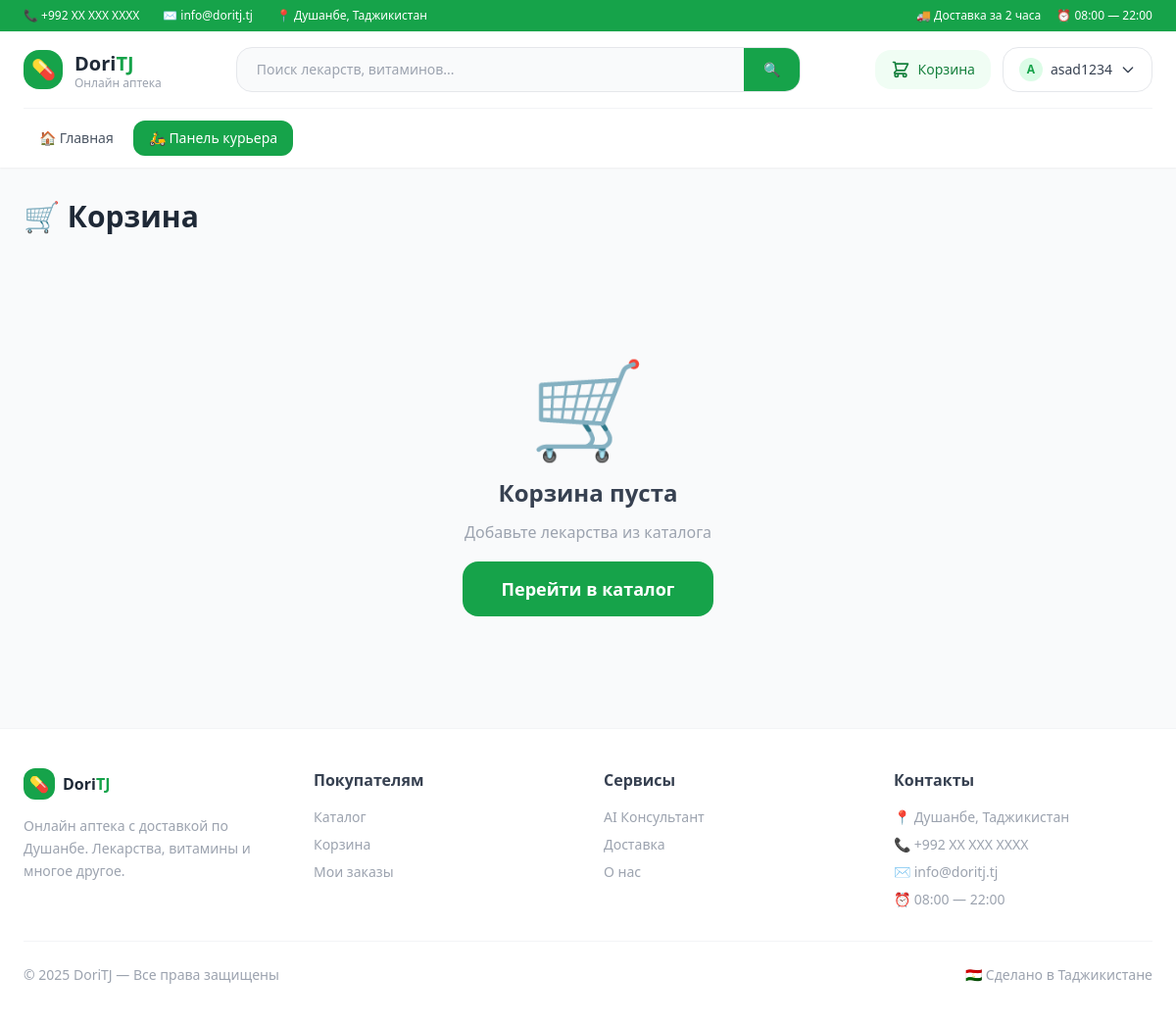
Before: /orders/cart/ (signed in) with the older database file.
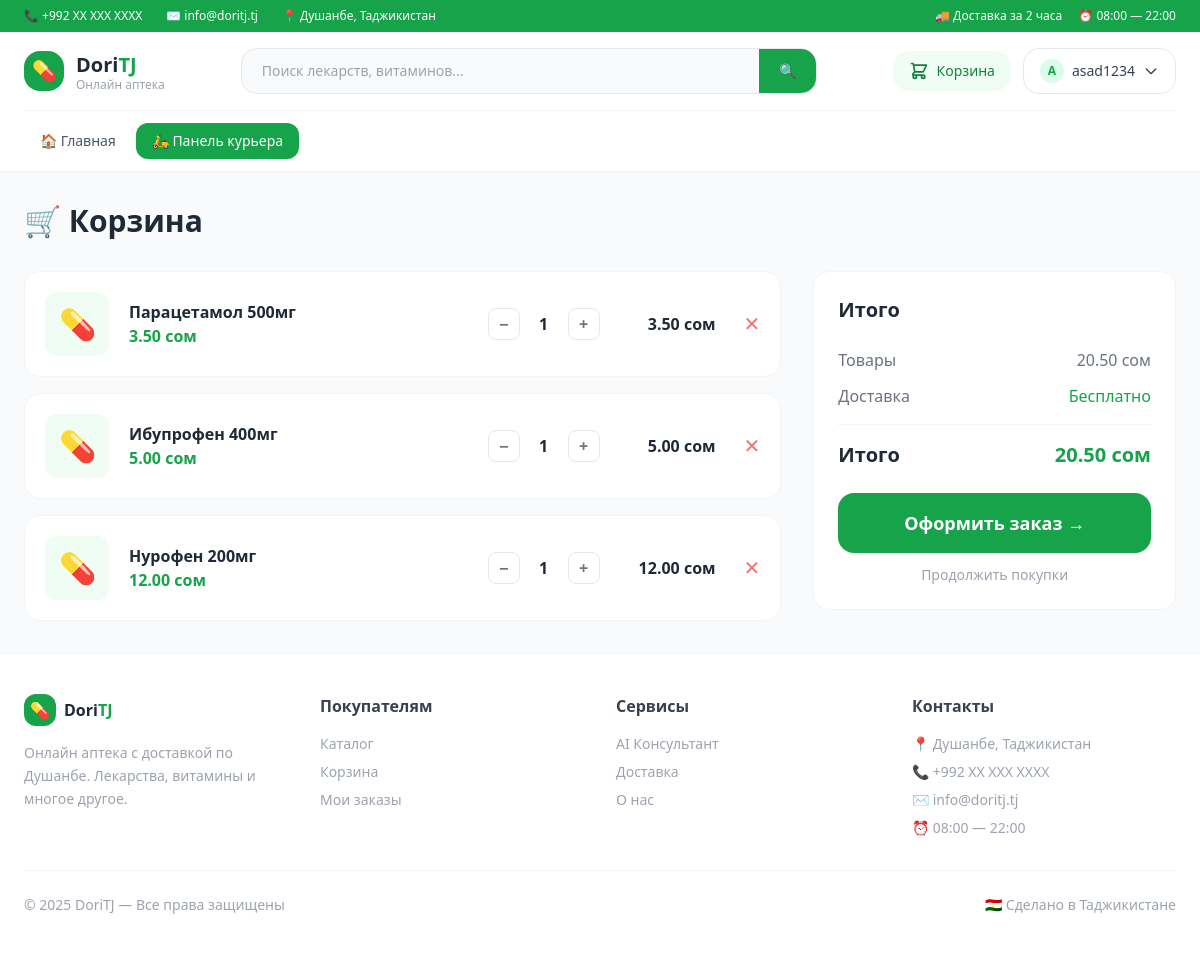
After: the same page with the newer database file.
### accounts/models.py (models this page shows, shortened)
class User(AbstractUser):
    phone = models.CharField(max_length=20, blank=True)
    address = models.TextField(blank=True)
    birth_date = models.DateField(null=True, blank=True)
    avatar = models.ImageField(upload_to='avatars/', blank=True)
    age = models.PositiveIntegerField(null=True, blank=True)
    is_courier = models.BooleanField(default=False)
    is_manager = models.BooleanField(default=False)

### orders/models.py (models this page shows)
class CartItem(models.Model):
    cart = models.ForeignKey(Cart, on_delete=models.CASCADE)
    product = models.ForeignKey(Product, on_delete=models.CASCADE)
    quantity = models.PositiveIntegerField(default=1)

### products/models.py (models this page shows, shortened)
class Product(models.Model):
    category = models.ForeignKey(Category, on_delete=models.CASCADE)
    manufacturer = models.ForeignKey(Manufacturer, on_delete=models.SET_NULL, null=True)
    name = models.CharField(max_length=200)
    description = models.TextField(blank=True)
    price = models.DecimalField(max_digits=10, decimal_places=2)
    stock = models.PositiveIntegerField(default=0)
    image = models.ImageField(upload_to='products/', blank=True, null=True)
    is_prescription = models.BooleanField(default=False)
    active_substance = models.CharField(max_length=200, blank=True)
    created_at = models.DateTimeField(auto_now_add=True)
    is_deleted = models.BooleanField(default=False)

### orders/views.py (the view)
# urls.py: path('cart/', views.cart_view, name='cart'),
@login_required
def cart_view(request):
    cart, _ = Cart.objects.get_or_create(user=request.user)
    items = CartItem.objects.filter(cart=cart).select_related('product')
    total = sum(item.product.price * item.quantity for item in items)
    return render(request, 'cart.html', {
        'items': items,
        'total': total
    })

### accounts/backend.py (called while the page is built)
    def get_user(self, user_id):
        try:
            return User.objects.get(pk=user_id)
        except User.DoesNotExist:
            return None

### templates/cart.html (shortened to what this page needs)
{% extends 'base.html' %}
{% block content %}
<h1 class="text-3xl font-bold text-gray-800 mb-8">🛒 Корзина</h1>
{% if items %}
<div class="grid md:grid-cols-3 gap-8">
    <div class="md:col-span-2 space-y-4">
        {% for item in items %}
        <div class="bg-white rounded-2xl border border-gray-100 p-5 flex items-center gap-5">
            <div class="bg-green-50 w-16 h-16 rounded-xl flex items-center justify-center text-3xl flex-shrink-0">
                {% if item.product.image %}
                    <img src="{{ item.product.image.url }}" class="w-full h-full object-cover rounded-xl">
                {% else %}💊{% endif %}
            </div>
            <div class="flex-1">
                <h3 class="font-semibold text-gray-800">{{ item.product.name }}</h3>
                <p class="text-green-600 font-bold">{{ item.product.price }} сом</p>
            </div>
            <form method="POST" action="/orders/cart/update/{{ item.pk }}/" class="flex items-center gap-2">
                <button type="submit" name="quantity" value="{{ item.quantity|add:"-1" }}"
                        class="w-8 h-8 rounded-lg border border-gray-200 text-gray-500 hover:border-green-400 hover:text-green-600 transition flex items-center justify-center font-bold">−</button>
                <span class="w-8 text-center font-bold">{{ item.quantity }}</span>
                <button type="submit" name="quantity" value="{{ item.quantity|add:"1" }}"
                        class="w-8 h-8 rounded-lg border border-gray-200 text-gray-500 hover:border-green-400 hover:text-green-600 transition flex items-center justify-center font-bold">+</button>
            </form>
            <p class="font-bold text-gray-800 w-24 text-right">{{ item.product.price }} сом</p>
            <a href="/orders/cart/remove/{{ item.pk }}/" class="text-red-400 hover:text-red-600 transition text-xl ml-2">✕</a>
        </div>
        {% endfor %}
    </div>
    <div class="bg-white rounded-2xl border border-gray-100 p-6 h-fit sticky top-24">
        <h2 class="text-xl font-bold text-gray-800 mb-6">Итого</h2>
        <div class="flex justify-between text-gray-500 mb-3">
            <span>Товары</span><span>{{ total }} сом</span>
        </div>
        <div class="flex justify-between text-gray-500 mb-3">
            <span>Доставка</span><span class="text-green-600">Бесплатно</span>
        </div>
        <div class="border-t border-gray-100 pt-4 mt-4 flex justify-between font-bold text-xl">
            <span>Итого</span><span class="text-green-600">{{ total }} сом</span>
        </div>
        <a href="/orders/checkout/"
           class="block w-full text-center bg-green-600 text-white font-bold py-4 rounded-2xl hover:bg-green-700 transition mt-6 text-lg">
            Оформить заказ →
        </a>
        <a href="/catalog/" class="block text-center text-gray-400 text-sm mt-3 hover:text-gray-600">Продолжить покупки</a>
    </div>
</div>
{% else %}
<div class="text-center py-24">
    <div class="text-8xl mb-6">🛒</div>
    <h2 class="text-2xl font-bold text-gray-700 mb-3">Корзина пуста</h2>
    <p class="text-gray-400 mb-8">Добавьте лекарства из каталога</p>
    <a href="/catalog/" class="bg-green-600 text-white font-bold px-10 py-4 rounded-2xl hover:bg-green-700 transition text-lg">Перейти в каталог</a>
</div>
{% endif %}
{% endblock %}

### templates/base.html (shortened to what this page needs)
<!DOCTYPE html>
<html lang="ru">
<head>
    <script src="https://cdn.tailwindcss.com"></script>
</head>
<body class="bg-gray-50 text-gray-800 min-h-screen flex flex-col">
<div class="bg-green-600 text-white text-xs py-2 px-6">
    <div class="max-w-7xl mx-auto flex items-center justify-between">
        <div class="flex items-center gap-6">
            <span>📞 +992 XX XXX XXXX</span>
            <span>✉️ info@doritj.tj</span>
            <span>📍 Душанбе, Таджикистан</span>
        </div>
        <div class="flex items-center gap-4">
            <span>🚚 Доставка за 2 часа</span>
            <span>⏰ 08:00 — 22:00</span>
        </div>
    </div>
</div>
<header class="bg-white shadow-sm sticky top-0 z-50">
    <div class="max-w-7xl mx-auto px-6">
        <div class="flex items-center justify-between py-4 border-b border-gray-100">
            <a href="{% url 'home' %}" class="flex items-center gap-3">
                <div class="w-10 h-10 bg-green-600 rounded-2xl flex items-center justify-center text-white text-xl">
                    💊
                </div>
                <div>
                    <span class="text-xl font-extrabold text-gray-800">Dori</span><span class="text-xl font-extrabold text-green-600">TJ</span>
                    <p class="text-xs text-gray-400 leading-none">Онлайн аптека</p>
                </div>
            </a>
            <form method="GET" action="{% url 'catalog' %}"
                  class="hidden md:flex flex-1 max-w-xl mx-8">
                <div class="flex w-full bg-gray-50 border border-gray-200 rounded-2xl overflow-hidden focus-within:border-green-400 focus-within:bg-white transition">
                    <input type="text" name="search"
                           placeholder="Поиск лекарств, витаминов..."
                           class="flex-1 bg-transparent px-5 py-3 text-sm focus:outline-none">
                    <button type="submit"
                            class="bg-green-600 text-white px-5 py-3 hover:bg-green-700 transition text-sm font-medium">
                        🔍
                    </button>
                </div>
            </form>
            <div class="flex items-center gap-3">
                {% if user.is_authenticated %}
                <a href="{% url 'cart' %}"
                   class="relative flex items-center gap-2 bg-green-50 text-green-700 px-4 py-2.5 rounded-2xl hover:bg-green-100 transition">
                    <svg class="w-5 h-5" fill="none" stroke="currentColor" viewBox="0 0 24 24">
                        <path stroke-linecap="round" stroke-linejoin="round" stroke-width="2"
                            d="M3 3h2l.4 2M7 13h10l4-8H5.4M7 13L5.4 5M7 13l-2.293 2.293c-.63.63-.184 1.707.707 1.707H17m0 0a2 2 0 100 4 2 2 0 000-4zm-8 2a2 2 0 11-4 0 2 2 0 014 0z"/>
                    </svg>
                    <span class="text-sm font-medium">Корзина</span>
                </a>
                <div class="relative group">
                    <button class="flex items-center gap-2 border border-gray-200 px-4 py-2.5 rounded-2xl text-sm font-medium text-gray-700 hover:border-green-400 hover:text-green-600 transition">
                        {% if user.avatar %}
                            <img src="{{ user.avatar.url }}" class="w-6 h-6 rounded-full object-cover">
                        {% else %}
                            <div class="w-6 h-6 rounded-full bg-green-100 flex items-center justify-center text-green-600 text-xs font-bold">
                                {{ user.username|first|upper }}
                            </div>
                        {% endif %}
                        {{ user.username }}
                        <svg class="w-4 h-4" fill="none" stroke="currentColor" viewBox="0 0 24 24">
                            <path stroke-linecap="round" stroke-linejoin="round" stroke-width="2" d="M19 9l-7 7-7-7"/>
                        </svg>
                    </button>
                </div>
                {% endif %}
            </div>
        </div>
        {% if user.is_authenticated %}
        <nav class="flex items-center gap-1 py-3">
            <a href="{% url 'home' %}"
               class="px-4 py-2 rounded-xl text-sm font-medium text-gray-600 hover:bg-green-50 hover:text-green-600 transition">
                🏠 Главная
            </a>
            {% if user.is_courier %}
                <a href="{% url 'courier_dashboard' %}"
                   class="px-4 py-2 rounded-xl text-sm font-medium bg-green-600 text-white hover:bg-green-700 transition">
                    🛵 Панель курьера
                </a>
            {% endif %}
        </nav>
    {% endif %}
    </div>
</header>
<main class="max-w-7xl mx-auto px-6 py-8 flex-1 w-full">
    {% block content %}{% endblock %}
</main>
<footer class="bg-white border-t border-gray-100 mt-auto">
    <div class="max-w-7xl mx-auto px-6 py-10">
        <div class="grid grid-cols-1 md:grid-cols-4 gap-8 mb-8">
            <div>
                <div class="flex items-center gap-2 mb-4">
                    <div class="w-8 h-8 bg-green-600 rounded-xl flex items-center justify-center text-white">💊</div>
                    <span class="font-extrabold text-gray-800">Dori<span class="text-green-600">TJ</span></span>
                </div>
                <p class="text-gray-400 text-sm leading-relaxed">Онлайн аптека с доставкой по Душанбе. Лекарства, витамины и многое другое.</p>
            </div>
            <div>
                <h4 class="font-bold text-gray-700 mb-4">Покупателям</h4>
                <ul class="space-y-2 text-sm text-gray-400">
                    <li><a href="{% url 'catalog' %}" class="hover:text-green-600 transition">Каталог</a></li>
                    <li><a href="{% url 'cart' %}" class="hover:text-green-600 transition">Корзина</a></li>
                    <li><a href="{% url 'my_orders' %}" class="hover:text-green-600 transition">Мои заказы</a></li>
                </ul>
            </div>
            <div>
                <h4 class="font-bold text-gray-700 mb-4">Сервисы</h4>
                <ul class="space-y-2 text-sm text-gray-400">
                    <li><a href="{% url 'consultant' %}" class="hover:text-green-600 transition">AI Консультант</a></li>
                    <li><a href="#" class="hover:text-green-600 transition">Доставка</a></li>
                    <li><a href="#" class="hover:text-green-600 transition">О нас</a></li>
                </ul>
            </div>
            <div>
                <h4 class="font-bold text-gray-700 mb-4">Контакты</h4>
                <ul class="space-y-2 text-sm text-gray-400">
                    <li>📍 Душанбе, Таджикистан</li>
                    <li>📞 +992 XX XXX XXXX</li>
                    <li>✉️ info@doritj.tj</li>
                    <li>⏰ 08:00 — 22:00</li>
                </ul>
            </div>
        </div>
        <div class="border-t border-gray-100 pt-6 flex items-center justify-between text-sm text-gray-400">
            <span>© 2025 DoriTJ — Все права защищены</span>
            <span>🇹🇯 Сделано в Таджикистане</span>
        </div>
    </div>
</footer>
</body>
</html>

Changed rows visible on the page:
added CartItem: product.name "Парацетамол 500мг", product.price "3.50", quantity "1"
added CartItem: product.name "Ибупрофен 400мг", product.price "5.00", quantity "1"
added CartItem: product.name "Нурофен 200мг", product.price "12.00", quantity "1"
Other visible differences:
{{ total }}: (not shown) → "20.50"
text no longer shown: "🛒 Корзина пуста Добавьте лекарства из каталога Перейти в каталог"
text now shown: "Итого Товары сом Доставка Бесплатно Итого сом Оформить заказ → Продолжить покупки"
